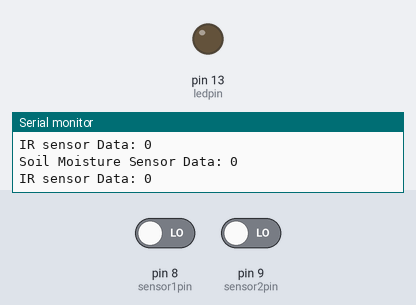
A sketch run on a simulated Arduino Uno, built with avr-gcc and run on an emulated ATmega328P. On the bench: output pins drawn as LEDs (lit = HIGH), the last lines printed to the serial monitor. Inputs (shaded band) come from the test bench; at power-on: pin 9 (sensor2pin) LOW, pin 8 (sensor1pin) LOW.

Above: at 2.8 s.
2.9 s: pin 9 (sensor2pin) driven HIGH
6.5 s: pin 8 (sensor1pin) driven HIGH
At 7.2 s:
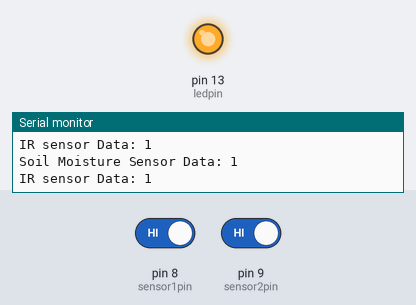
10.6 s: pin 8 (sensor1pin) driven LOW
At 14.0 s:
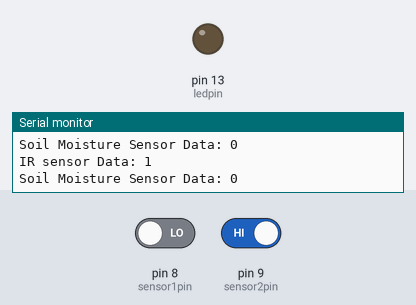
14.1 s: pin 9 (sensor2pin) driven LOW
Timing chart, 0 to 16.6 s (numbered marks = the images above; inputs shaded):
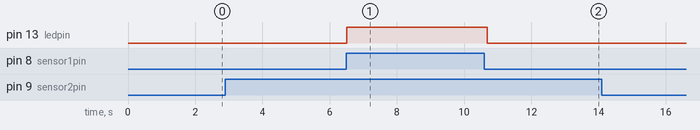

The sketch:

combination_of_IR_AND_MOISTURE_SENSOR.ino
```cpp
/*     Program for combination of IR and SOILMOISTURE sensors
 * ----------------------------------------------------------
 *  Hardware configured sensors
 *  SOILMOISTURE SENSORS:-8
 *  IR SENSORS:-9
 * ----------------------------------------------------------
 */
#define ledpin 13      //Built in LED as Indicator
#define sensor1pin 8   //Soil Mositure Sensor Connected here
#define sensor2pin 9   //IR Sensor Connected here
///////////////////////////////////////////////////////////////////////////////
void setup() {
  pinMode(ledpin,OUTPUT);         //configuring the ledpin as Output device
  pinMode(sensor1pin,INPUT);     //configuring the Soil Mositure sensor pin as Output device
  pinMode(sensor2pin,INPUT);    //configuring the IR sensor pin as Output device
  Serial.begin(9600);          // Serial Window for debugging
}
///////////////////////////////////////////////////////////////////////////////
void loop() {
  SoilMoisture();                     //calling SoilMoisture function
  IR();                               //calling IR function
  Serial.println();
}
///////////////////////////////////////////////////////////////////////////////
///////SoilMoisture function starts here/////////////
void SoilMoisture(){
  int a;
  a = digitalRead(sensor1pin);      // Reads the output of sensor1pin
  Serial.print("Soil Moisture Sensor Data: ");
  Serial.println(a);

  if (a)
    digitalWrite(ledpin,HIGH);           //turning the led on
  else
  {
    digitalWrite(ledpin,LOW);           //turning the led off
    delay(500);
  }
}
///////////////////////////////////////////////////////////////////////////////
////////////IR function starts here/////////////////
void IR()
{
  int b;
  b = digitalRead(sensor2pin);      // Reads the output of sensor2pin
  Serial.print("IR sensor Data: ");
  Serial.println(b);

  if (b)
    digitalWrite(ledpin,HIGH);           //turning the led on
  else
  {
    digitalWrite(ledpin,LOW);           //turning the led off
    delay(500);
  }
}
```

Measured:
- after the input at 6.5 s, pin 13 (ledpin): LOW → HIGH at once
- after the input at 10.6 s, pin 13 (ledpin): HIGH → LOW after 0.08 s
